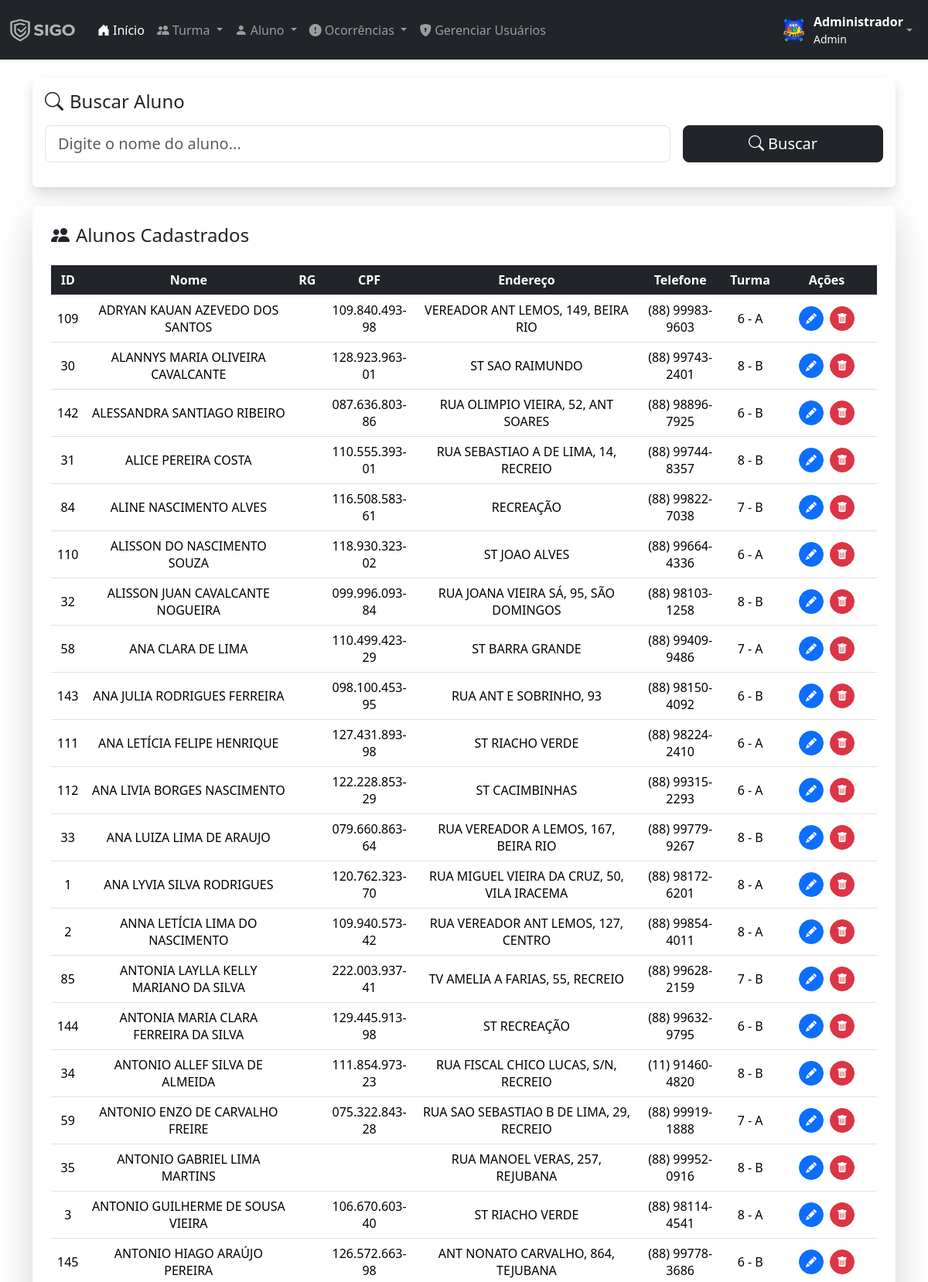
Screenshot of /aluno-nome.php (signed in, upper part) with the database file from the repository.
### tables this page shows
CREATE TABLE `alunos` (
  `id` int(11) NOT NULL,
  `nome` varchar(255) NOT NULL,
  `rg` varchar(30) NOT NULL,
  `cpf` varchar(20) NOT NULL,
  `endereco` varchar(255) NOT NULL,
  `tel` varchar(80) NOT NULL,
  `escolaridade` varchar(50) NOT NULL,
  `turma` int(11) NOT NULL
);

CREATE TABLE `turma` (
  `id` int(11) NOT NULL,
  `ano` int(11) NOT NULL,
  `turma` varchar(10) NOT NULL
);

### aluno-nome.php (the view, shortened to what this page needs)
<?php
require('includes/conexao.php');
$pagina = 'listar';
$turmaInfo = '';
$nomeBusca = '';
if(isset($_GET['id']) && isset($_GET['ano']) && isset($_GET['turma'])) {
    $pagina = 'turma';
    $idTurma = $_GET['id'];
    $anoTurma = $_GET['ano'];
    $turmaTurma = $_GET['turma'];
    $sql = "SELECT * FROM alunos WHERE turma = $idTurma ORDER BY nome ASC";
    $turmaInfo = "Turma: $anoTurma - $turmaTurma";
} elseif(isset($_GET['nomeBusca'])) {
    $pagina = 'nome';
    $nomeBusca = strtoupper($_GET['nomeBusca']);
    $sql = "SELECT * FROM alunos WHERE nome LIKE '$nomeBusca%' ORDER BY nome ASC";
} else {
    $sql = "SELECT * FROM alunos ORDER BY nome ASC";
}
include('layout/head.php');
include('layout/menu.php');
?>
<div class="container mt-4">
    <?php if($pagina == 'listar' || $pagina == 'nome'): ?>
    <div class="card shadow border-0 mb-4">
        <div class="card-body">
            <h4 class="mb-3"><i class="bi bi-search me-2"></i>Buscar Aluno</h4>
            <form action="aluno-nome.php" method="GET" class="row g-3">
                <div class="col-md-9">
                    <input type="text" name="nomeBusca" id="nomeBusca"
                           class="form-control form-control-lg"
                           placeholder="Digite o nome do aluno..." value="<?= htmlspecialchars($nomeBusca) ?>" />
                </div>
                <div class="col-md-3">
                    <button class="btn btn-dark btn-lg w-100"><i class="bi bi-search"></i> Buscar</button>
                </div>
            </form>
        </div>
    </div>
    <?php endif; ?>
    <div class="card shadow-lg border-0">
        <div class="card-body p-4">
            <?php if($turmaInfo): ?>
                <h4 class="mb-4"><i class="bi bi-people-fill me-2"></i><?= $turmaInfo ?></h4>
            <?php else: ?>
                <h4 class="mb-4"><i class="bi bi-people-fill me-2"></i>Alunos Cadastrados</h4>
            <?php endif; ?>
            <div class="table-responsive">
                <table class="table table-hover align-middle text-center">
                    <thead class="table-dark">
                        <tr>
                            <th>ID</th>
                            <th>Nome</th>
                            <th>RG</th>
                            <th>CPF</th>
                            <th>Endereço</th>
                            <th>Telefone</th>
                            <th>Turma</th>
                            <th style="width: 130px;">Ações</th>
                        </tr>
                    </thead>
                    <tbody>
                        <?php
                        $result = mysqli_query($conn, $sql);
                        while($al = mysqli_fetch_assoc($result)):
                            $turma_id = $al['turma'];
                            $turma_sql = mysqli_query($conn, "SELECT ano, turma FROM turma WHERE id = $turma_id");
                            $turma = mysqli_fetch_assoc($turma_sql);
                            $turma_final = $turma ? $turma['ano'] . " - " . $turma['turma'] : "<span class='text-danger fw-bold'>Não cadastrado</span>";
                        ?>
                        <tr>
                            <td><?= $al['id'] ?></td>
                            <td><?= $al['nome'] ?></td>
                            <td><?= $al['rg'] ?></td>
                            <td><?= $al['cpf'] ?></td>
                            <td><?= $al['endereco'] ?></td>
                            <td><?= $al['tel'] ?></td>
                            <td><?= $turma_final ?></td>
                            <td>
                                <div class="d-flex justify-content-center gap-2">
                                    <a href="editar-aluno.php?id=<?= $al['id'] ?>" class="btn btn-primary btn-sm rounded-circle p-2" title="Editar">
                                        <i class="bi bi-pencil-fill"></i>
                                    </a>
                                    <a href="acoes/deletar-aluno.php?id=<?= $al['id'] ?>"
                                       onclick="return confirm('Deseja realmente excluir este aluno?');"
                                       class="btn btn-danger btn-sm rounded-circle p-2" title="Deletar">
                                        <i class="bi bi-trash-fill"></i>
                                    </a>
                                </div>
                            </td>
                        </tr>
                        <?php endwhile; ?>
                    </tbody>
                </table>
            </div>
        </div>
    </div>
</div>

### rows the page displays
alunos: id "109", nome "ADRYAN KAUAN AZEVEDO DOS SANTOS", cpf "109.840.493-98", endereco "VEREADOR ANT LEMOS, 149, BEIRA RIO", tel "(88) 99983-9603", turma.ano "6", turma.turma "A"
alunos: id "30", nome "ALANNYS MARIA OLIVEIRA CAVALCANTE", cpf "128.923.963-01", endereco "ST SAO RAIMUNDO", tel "(88) 99743-2401", turma.ano "8", turma.turma "B"
alunos: id "142", nome "ALESSANDRA SANTIAGO RIBEIRO", cpf "087.636.803-86", endereco "RUA OLIMPIO VIEIRA, 52, ANT SOARES", tel "(88) 98896-7925", turma.ano "6", turma.turma "B"
alunos: id "31", nome "ALICE PEREIRA COSTA", cpf "110.555.393-01", endereco "RUA SEBASTIAO A DE LIMA, 14, RECREIO", tel "(88) 99744-8357", turma.ano "8", turma.turma "B"
alunos: id "84", nome "ALINE NASCIMENTO ALVES", cpf "116.508.583-61", endereco "RECREAÇÃO", tel "(88) 99822-7038", turma.ano "7", turma.turma "B"
alunos: id "110", nome "ALISSON DO NASCIMENTO SOUZA", cpf "118.930.323-02", endereco "ST JOAO ALVES", tel "(88) 99664-4336", turma.ano "6", turma.turma "A"
alunos: id "32", nome "ALISSON JUAN CAVALCANTE NOGUEIRA", cpf "099.996.093-84", endereco "RUA JOANA VIEIRA SÁ, 95, SÃO DOMINGOS", tel "(88) 98103-1258", turma.ano "8", turma.turma "B"
alunos: id "58", nome "ANA CLARA DE LIMA", cpf "110.499.423-29", endereco "ST BARRA GRANDE", tel "(88) 99409-9486", turma.ano "7", turma.turma "A"
alunos: id "143", nome "ANA JULIA RODRIGUES FERREIRA", cpf "098.100.453-95", endereco "RUA ANT E SOBRINHO, 93", tel "(88) 98150-4092", turma.ano "6", turma.turma "B"
alunos: id "111", nome "ANA LETÍCIA FELIPE HENRIQUE", cpf "127.431.893-98", endereco "ST RIACHO VERDE", tel "(88) 98224-2410", turma.ano "6", turma.turma "A"
alunos: id "112", nome "ANA LIVIA BORGES NASCIMENTO", cpf "122.228.853-29", endereco "ST CACIMBINHAS", tel "(88) 99315-2293", turma.ano "6", turma.turma "A"
alunos: id "33", nome "ANA LUIZA LIMA DE ARAUJO", cpf "079.660.863-64", endereco "RUA VEREADOR A LEMOS, 167, BEIRA RIO", tel "(88) 99779-9267", turma.ano "8", turma.turma "B"
alunos: id "1", nome "ANA LYVIA SILVA RODRIGUES", cpf "120.762.323-70", endereco "RUA MIGUEL VIEIRA DA CRUZ, 50, VILA IRACEMA", tel "(88) 98172-6201", turma.ano "8", turma.turma "A"
alunos: id "2", nome "ANNA LETÍCIA LIMA DO NASCIMENTO", cpf "109.940.573-42", endereco "RUA VEREADOR ANT LEMOS, 127, CENTRO", tel "(88) 99854-4011", turma.ano "8", turma.turma "A"
alunos: id "85", nome "ANTONIA LAYLLA KELLY MARIANO DA SILVA", cpf "222.003.937-41", endereco "TV AMELIA A FARIAS, 55, RECREIO", tel "(88) 99628-2159", turma.ano "7", turma.turma "B"
alunos: id "144", nome "ANTONIA MARIA CLARA FERREIRA DA SILVA", cpf "129.445.913-98", endereco "ST RECREAÇÃO", tel "(88) 99632-9795", turma.ano "6", turma.turma "B"
alunos: id "34", nome "ANTONIO ALLEF SILVA DE ALMEIDA", cpf "111.854.973-23", endereco "RUA FISCAL CHICO LUCAS, S/N, RECREIO", tel "(11) 91460-4820", turma.ano "8", turma.turma "B"
alunos: id "59", nome "ANTONIO ENZO DE CARVALHO FREIRE", cpf "075.322.843-28", endereco "RUA SAO SEBASTIAO B DE LIMA, 29, RECREIO", tel "(88) 99919-1888", turma.ano "7", turma.turma "A"
alunos: id "35", nome "ANTONIO GABRIEL LIMA MARTINS", endereco "RUA MANOEL VERAS, 257, REJUBANA", tel "(88) 99952-0916", turma.ano "8", turma.turma "B"
alunos: id "3", nome "ANTONIO GUILHERME DE SOUSA VIEIRA", cpf "106.670.603-40", endereco "ST RIACHO VERDE", tel "(88) 98114-4541", turma.ano "8", turma.turma "A"
alunos: id "145", nome "ANTONIO HIAGO ARAÚJO PEREIRA", cpf "126.572.663-98", endereco "ANT NONATO CARVALHO, 864, TEJUBANA", tel "(88) 99778-3686", turma.ano "6", turma.turma "B"

### other values shown
$usuarioNome "Administrador"
$usuarioNivel "Admin"
